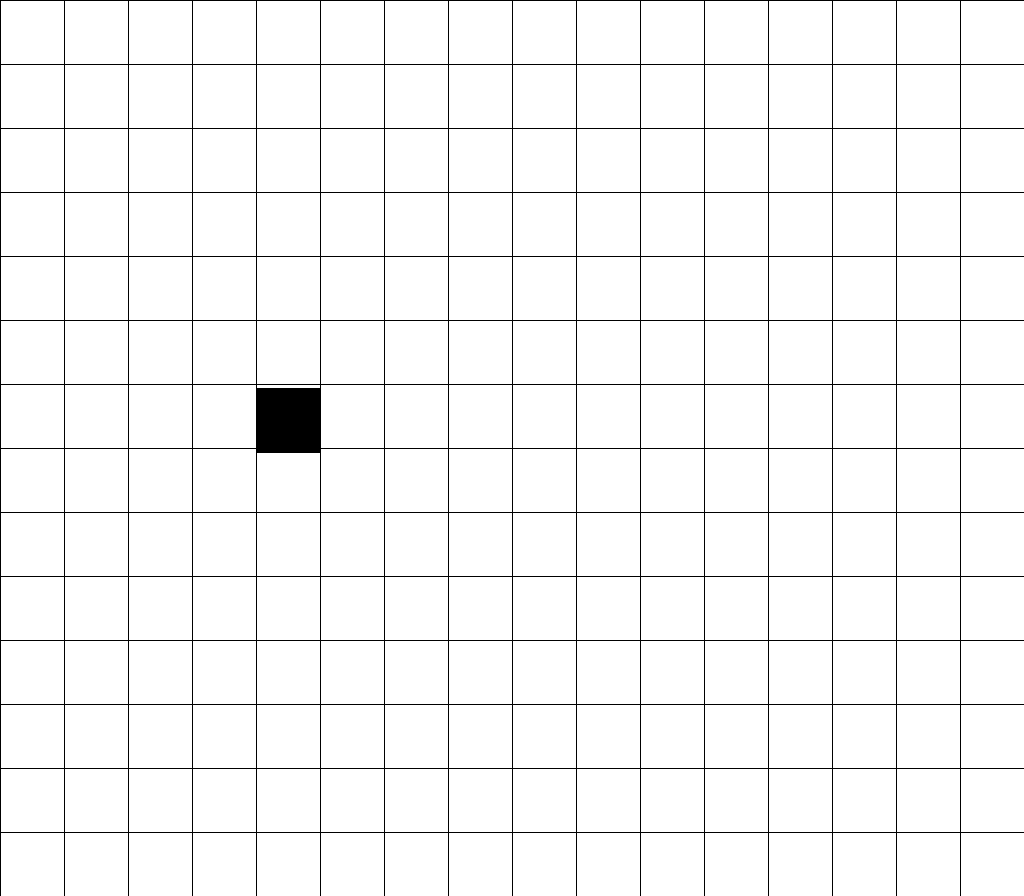
Frame 1 (no input)
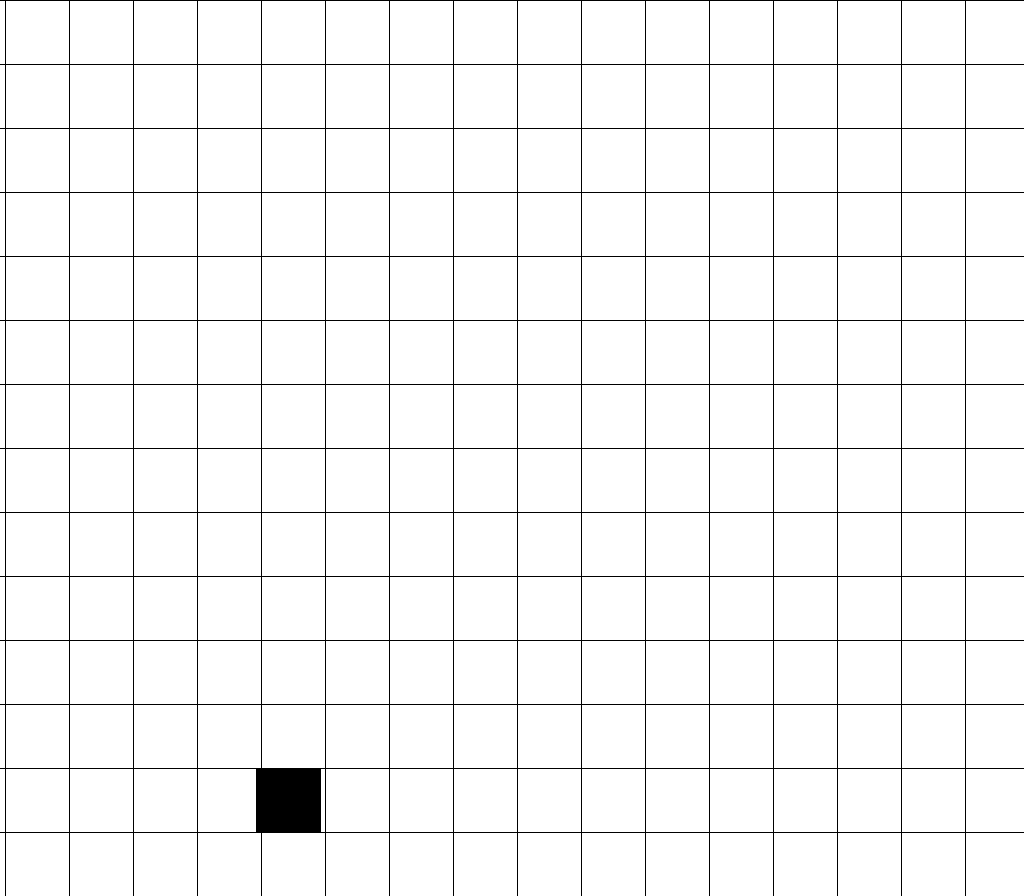
Frame 60 (the mouse pressed at the canvas centre just before this capture)
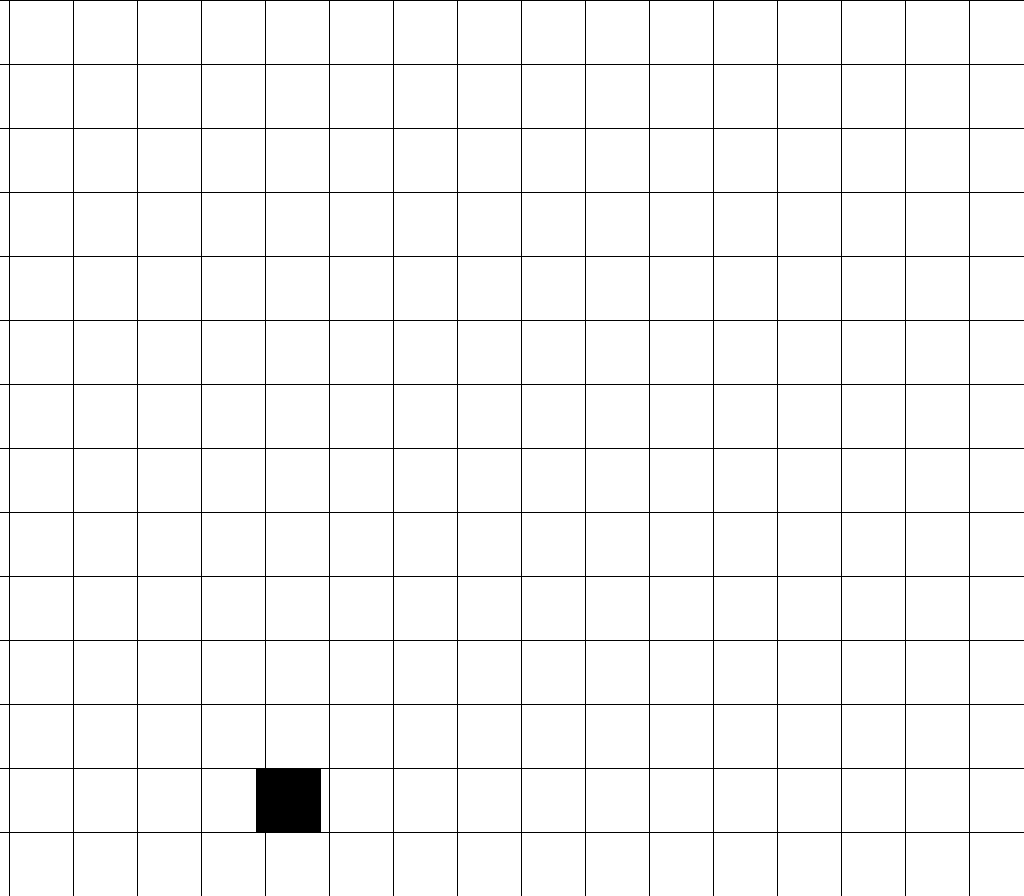
Frame 120 (the mouse held since frame 60 and released just before this capture)

The Processing sketch that drew these frames (run headless with seeded random() and noise(); from frame 60 on, the mouse is pressed at the canvas centre):

// Processing sketch: googledinosaur_game
// ── googledinosaur_game.pde
platforms squares[] = new platforms[0];

float temp_X = 0;
int gridy = 0;
int scale = 64; // how big each grid should be
int gridCounter = width / scale;
float screenspeed = 1;
float maxjump = scale + 47;

playerClass player = new playerClass();

void setup() {
  size(1024,896);
}
float currentground = (896 - 2 * scale);
void draw() {
   background(255);
   grid(temp_X);
   player.updateLocal(currentground);
   player.display();
   temp_X -= 1;
   screenspeed += .1;
   maxjump = ((47 * temp_X) + scale);
}

  void grid(float temp_x) {
    //this function makes a grid according to the variable scale and the pre assigned width and height, if you change the screen resolution or the scale with graph will still cooperate
    for (float gridx = temp_x;gridx < width;) {
        for (float gridy = 0;gridy < height;) {
          noFill();
          rect(gridx,gridy,scale,scale);
          gridy += scale;
        }
        gridx += scale;
    }
  }

// ── MAP.pde
class Map {
    ArrayList <ground> block = new ArrayList <ground>();
    void initializeMap(int changedX, int changedY) { //make a bunch of ground objects at decided coordinates
        
    }
    
    void displayMap() {
      
    }
    
    
}

// ── ground.pde
class ground {
  
  int groundx = 0;
  int groundy = 0;
  void groundDisplay() { //show the sqaure at a location
    fill (255,0,0);
    rect(groundx,groundy,scale,scale);
  }
}

// ── platforms.pde
class platforms {
  int x;
  int y;
  
  void platforms() {
    
  }
  void display() {
    fill(0,255,0);
    rect(x,y,scale,scale);
  }
}

// ── playerobj.pde
class playerClass {
    float y = 6*scale;
    float x = 4 * scale;
    float velocity = scale / 50;
    float gravity = 4;
    
    void updateLocal(float currentground) {//update location
    
    float ground = currentground;
    
    
    //will do gravity and check if there is a need to stop ( ground )
    

    // do gravity
    y += gravity;
    if (gravity <= scale) // give it terminal velocity
    gravity += velocity;
    
    if (y >= ground) { //check if there is ground
      y = ground;
      player.jump();
    }
    
    
}
  
  void display() {
   fill(0);
   rect(x,y,scale,scale); //draw player
  }
  
  void jump() {
    if (keyPressed) {
     if ( key == 'w' || keyCode == UP) {
       gravity = -16;
     if (gravity == -16)
       gravity -= 4;
     }
    }
  }
    
  
}
